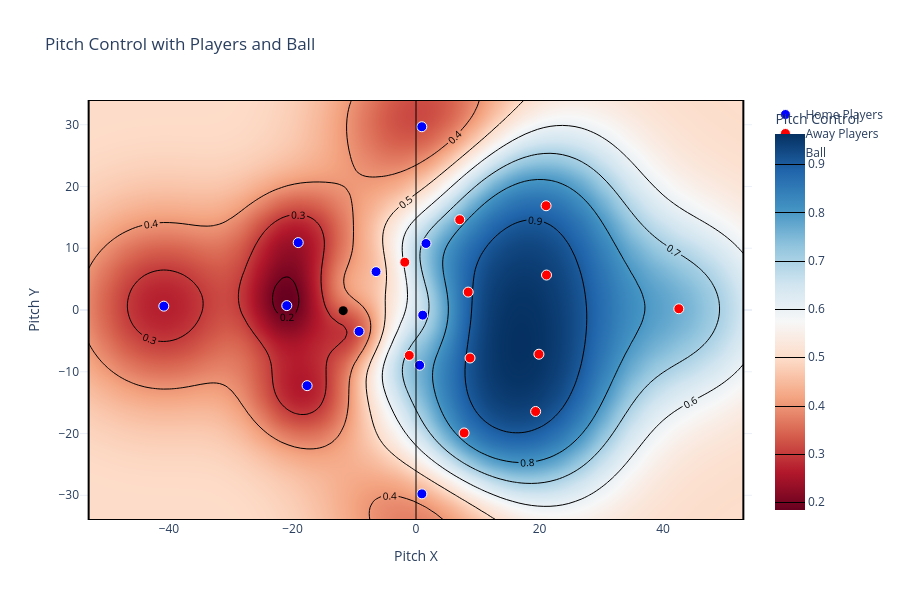

Notebook code cell kept with this figure:
### Code cell
import numpy as np
import plotly.graph_objects as go
import plotly.io as pio

# If inline notebook rendering still fails, use:
# pio.renderers.default = "browser"

pitch_length = 106
pitch_width = 68

row = frame.iloc[0]

x = np.linspace(-pitch_length / 2, pitch_length / 2, pitch_control.shape[1])
y = np.linspace(-pitch_width / 2, pitch_width / 2, pitch_control.shape[0])

home_x = []
home_y = []
away_x = []
away_y = []

for col in row.index:
    if col.startswith("home_") and col.endswith("_x"):
        player_base = col[:-2]
        y_col = f"{player_base}_y"
        if y_col in row.index:
            home_x.append(row[col])
            home_y.append(row[y_col])

    elif col.startswith("away_") and col.endswith("_x"):
        player_base = col[:-2]
        y_col = f"{player_base}_y"
        if y_col in row.index:
            away_x.append(row[col])
            away_y.append(row[y_col])

ball_x = row["ball_x"]
ball_y = row["ball_y"]

fig = go.Figure()

fig.add_trace(
    go.Contour(
        z=pitch_control,
        x=x,
        y=y,
        colorscale="RdBu",
        contours=dict(
            coloring="heatmap",
            showlabels=True,
            labelfont=dict(size=10, color="black"),
        ),
        line=dict(width=1),
        colorbar=dict(title="Pitch Control"),
        name="Pitch Control",
    )
)

fig.add_trace(
    go.Scatter(
        x=home_x,
        y=home_y,
        mode="markers",
        marker=dict(size=10, color="blue", line=dict(color="white", width=1)),
        name="Home Players",
    )
)

fig.add_trace(
    go.Scatter(
        x=away_x,
        y=away_y,
        mode="markers",
        marker=dict(size=10, color="red", line=dict(color="white", width=1)),
        name="Away Players",
    )
)

fig.add_trace(
    go.Scatter(
        x=[ball_x],
        y=[ball_y],
        mode="markers",
        marker=dict(size=9, color="black", symbol="circle"),
        name="Ball",
    )
)

# Pitch outline
fig.add_shape(
    type="rect",
    x0=-pitch_length / 2,
    x1=pitch_length / 2,
    y0=-pitch_width / 2,
    y1=pitch_width / 2,
    line=dict(color="black", width=2),
)

# Halfway line
fig.add_shape(
    type="line",
    x0=0,
    x1=0,
    y0=-pitch_width / 2,
    y1=pitch_width / 2,
    line=dict(color="black", width=1),
)

fig.update_layout(
    title="Pitch Control with Players and Ball",
    xaxis=dict(
        title="Pitch X",
        range=[-pitch_length / 2, pitch_length / 2],
        scaleanchor="y",
    ),
    yaxis=dict(
        title="Pitch Y",
        range=[-pitch_width / 2, pitch_width / 2],
    ),
    width=900,
    height=600,
    template="plotly_white",
)

fig.show()

### Figure 1 — Plotly figure (JSON) as saved in the notebook; plotly's stock layout.template omitted (floating-point values rounded to 4 significant figures; data arrays with more than 128 entries replaced by an {"elided": "..."} marker saying what was removed)
{"data": [{"colorbar": {"title": {"text": "Pitch Control"}}, "colorscale": [[0, "rgb(103,0,31)"], [0.1, "rgb(178,24,43)"], [0.2, "rgb(214,96,77)"], [0.3, "rgb(244,165,130)"], [0.4, "rgb(253,219,199)"], [0.5, "rgb(247,247,247)"], [0.6, "rgb(209,229,240)"], [0.7, "rgb(146,197,222)"], [0.8, "rgb(67,147,195)"], [0.9, "rgb(33,102,172)"], [1, "rgb(5,48,97)"]], "contours": {"coloring": "heatmap", "labelfont": {"color": "black", "size": 10}, "showlabels": true}, "line": {"width": 1}, "name": "Pitch Control", "type": "contour", "x": [-53.0, -51.99, -50.98, -49.97, -48.96, -47.95, -46.94, -45.93, -44.92, -43.91, -42.9, -41.9, -40.89, -39.88, -38.87, -37.86, -36.85, -35.84, -34.83, -33.82, -32.81, -31.8, -30.79, -29.78, -28.77, -27.76, -26.75, -25.74, -24.73, -23.72, -22.71, -21.7, -20.7, -19.69, -18.68, -17.67, -16.66, -15.65, -14.64, -13.63, -12.62, -11.61, -10.6, -9.59, -8.581, -7.571, -6.562, -5.552, -4.543, -3.533, -2.524, -1.514, -0.5048, 0.5048, 1.514, 2.524, 3.533, 4.543, 5.552, 6.562, 7.571, 8.581, 9.59, 10.6, 11.61, 12.62, 13.63, 14.64, 15.65, 16.66, 17.67, 18.68, 19.69, 20.7, 21.7, 22.71, 23.72, 24.73, 25.74, 26.75, 27.76, 28.77, 29.78, 30.79, 31.8, 32.81, 33.82, 34.83, 35.84, 36.85, 37.86, 38.87, 39.88, 40.89, 41.9, 42.9, 43.91, 44.92, 45.93, 46.94, 47.95, 48.96, 49.97, 50.98, 51.99, 53.0], "y": [-34.0, -32.99, -31.97, -30.96, -29.94, -28.93, -27.91, -26.9, -25.88, -24.87, -23.85, -22.84, -21.82, -20.81, -19.79, -18.78, -17.76, -16.75, -15.73, -14.72, -13.7, -12.69, -11.67, -10.66, -9.642, -8.627, -7.612, -6.597, -5.582, -4.567, -3.552, -2.537, -1.522, -0.5075, 0.5075, 1.522, 2.537, 3.552, 4.567, 5.582, 6.597, 7.612, 8.627, 9.642, 10.66, 11.67, 12.69, 13.7, 14.72, 15.73, 16.75, 17.76, 18.78, 19.79, 20.81, 21.82, 22.84, 23.85, 24.87, 25.88, 26.9, 27.91, 28.93, 29.94, 30.96, 31.97, 32.99, 34.0], "z": {"elided": "68x106 float values"}}, {"marker": {"color": "blue", "line": {"color": "white", "width": 1}, "size": 10}, "mode": "markers", "name": "Home Players", "type": "scatter", "x": [-6.47, 1.62, -17.63, 0.94, -20.92, 1.09, -40.83, -19.07, -9.22, 0.95, 0.59], "y": [6.21, 10.77, -12.25, 29.67, 0.71, -0.83, 0.62, 10.91, -3.47, -29.77, -8.94]}, {"marker": {"color": "red", "line": {"color": "white", "width": 1}, "size": 10}, "mode": "markers", "name": "Away Players", "type": "scatter", "x": [8.45, 7.08, -1.09, 7.79, 19.9, 21.06, -1.82, 8.75, 19.37, 21.13, 42.55], "y": [2.9, 14.62, -7.35, -19.91, -7.16, 16.88, 7.74, -7.77, -16.43, 5.66, 0.2]}, {"marker": {"color": "black", "size": 9, "symbol": "circle"}, "mode": "markers", "name": "Ball", "type": "scatter", "x": [-11.79], "y": [-0.11]}], "layout": {"height": 600, "shapes": [{"line": {"color": "black", "width": 2}, "type": "rect", "x0": -53, "x1": 53, "y0": -34, "y1": 34}, {"line": {"color": "black", "width": 1}, "type": "line", "x0": 0, "x1": 0, "y0": -34, "y1": 34}], "title": {"text": "Pitch Control with Players and Ball"}, "width": 900, "xaxis": {"range": [-53, 53], "scaleanchor": "y", "title": {"text": "Pitch X"}}, "yaxis": {"range": [-34, 34], "title": {"text": "Pitch Y"}}}}
